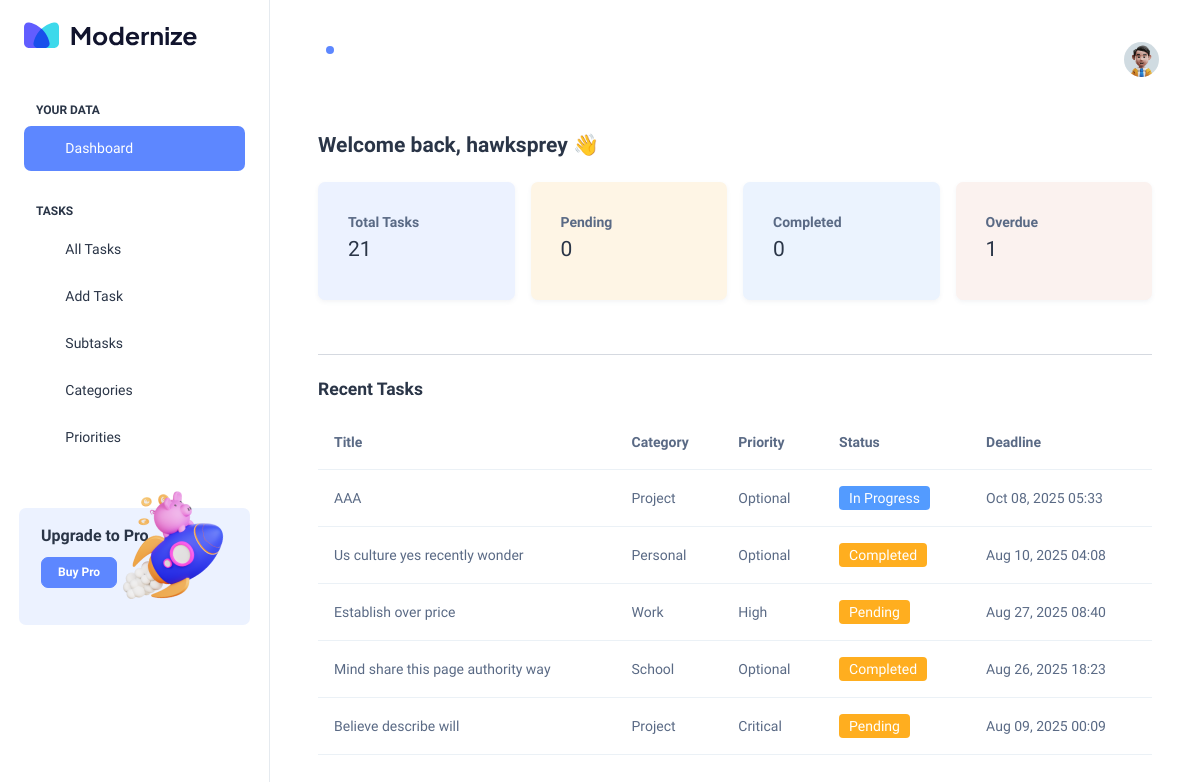
The app's page / (signed in) with its own data.
### Hangarin_app/models.py (models this page shows, shortened)
class BaseModel(models.Model):
    created_at = models.DateTimeField(auto_now_add=True)
    updated_at = models.DateTimeField(auto_now=True)
    class Meta:
        abstract = True

class Task(BaseModel):
    STATUS_CHOICES = [
        ("pending", "Pending"),
        ("in_progress", "In Progress"),
        ("completed", "Completed"),
    ]
    title = models.CharField(max_length=255)
    description = models.TextField(blank=True, null=True)
    deadline = models.DateTimeField(null=True, blank=True)
    status = models.CharField(max_length=50, choices=STATUS_CHOICES, default="pending")
    priority = models.ForeignKey(Priority, on_delete=models.CASCADE)
    category = models.ForeignKey(Category, on_delete=models.CASCADE)

class Category(BaseModel): # <--- CHANGE THIS LINE
    name = models.CharField(max_length=100)
    class Meta:
        verbose_name = "Category"
        verbose_name_plural = "Categories"

class Priority(BaseModel): # <--- CHANGE THIS LINE
    name = models.CharField(max_length=100)
    class Meta:
        verbose_name = "Priority"
        verbose_name_plural = "Priorities"

### Hangarin_app/views.py (the view)
# urls.py: path("", DashboardView.as_view(), name="dashboard"),
class DashboardView(LoginRequiredMixin, TemplateView):
    template_name = "dashboard.html"
    def get_context_data(self, **kwargs):
        context = super().get_context_data(**kwargs)
        tasks = Task.objects.all()
        context["total_tasks"] = tasks.count()
        context["completed_tasks"] = tasks.filter(status="completed").count()
        context["pending_tasks"] = tasks.filter(status="pending").count()
        context["overdue_tasks"] = tasks.filter(deadline__lt=timezone.now(), status__in=["pending", "in_progress"]).count()
        context["recent_tasks"] = tasks.order_by("-created_at")[:5]
        return context

### templates/dashboard.html (shortened to what this page needs)
{% extends 'base.html' %}
{% block content %}
<div class="container-fluid px-4 mt-4">
  <h4 class="mb-4 fw-semibold">Welcome back, {{ request.user.username|default:"User" }} 👋</h4>
  <div class="row g-3">
    <div class="col-md-3">
      <div class="card shadow-sm border-0 bg-light-primary">
        <div class="card-body">
          <p class="mb-1 fw-semibold text-muted">Total Tasks</p>
          <h4 class="fw-bold text-dark">{{ total_tasks }}</h4>
        </div>
      </div>
    </div>
    <div class="col-md-3">
      <div class="card shadow-sm border-0 bg-light-warning">
        <div class="card-body">
          <p class="mb-1 fw-semibold text-muted">Pending</p>
          <h4 class="fw-bold text-dark">{{ pending_tasks }}</h4>
        </div>
      </div>
    </div>
    <div class="col-md-3">
      <div class="card shadow-sm border-0 bg-light-info">
        <div class="card-body">
          <p class="mb-1 fw-semibold text-muted">Completed</p>
          <h4 class="fw-bold text-dark">{{ completed_tasks }}</h4>
        </div>
      </div>
    </div>
    <div class="col-md-3">
      <div class="card shadow-sm border-0 bg-light-danger">
        <div class="card-body">
          <p class="mb-1 fw-semibold text-muted">Overdue</p>
          <h4 class="fw-bold text-dark">{{ overdue_tasks }}</h4>
        </div>
      </div>
    </div>
  </div>
  <hr class="my-4">
  <h5 class="fw-semibold mb-3">Recent Tasks</h5>
  <div class="table-responsive">
    <table class="table table-hover align-middle">
      <thead>
        <tr>
          <th>Title</th>
          <th>Category</th>
          <th>Priority</th>
          <th>Status</th>
          <th>Deadline</th>
        </tr>
      </thead>
      <tbody>
        {% for task in recent_tasks %}
          <tr>
            <td>{{ task.title }}</td>
            <td>{{ task.category.name }}</td>
            <td>{{ task.priority.name }}</td>
            <td>
              <span class="badge
                {% if task.status == 'completed' %}bg-success
                {% elif task.status == 'in_progress' %}bg-info
                {% else %}bg-warning{% endif %}">
                {{ task.get_status_display }}
              </span>
            </td>
            <td>{{ task.deadline|date:"M d, Y H:i" }}</td>
          </tr>
        {% empty %}
          <tr><td colspan="5" class="text-center text-muted">No recent tasks</td></tr>
        {% endfor %}
      </tbody>
    </table>
  </div>
</div>
{% endblock %}

### records on screen
Task: title "AAA", category.name "Project", priority.name "Optional", status "In Progress", deadline "Oct 08, 2025 05:33"
Task: title "Us culture yes recently wonder", category.name "Personal", priority.name "Optional", status "Completed", deadline "Aug 10, 2025 04:08"
Task: title "Establish over price", category.name "Work", priority.name "High", status "Pending", deadline "Aug 27, 2025 08:40"
Task: title "Mind share this page authority way", category.name "School", priority.name "Optional", status "Completed", deadline "Aug 26, 2025 18:23"
Task: title "Believe describe will", category.name "Project", priority.name "Critical", status "Pending", deadline "Aug 09, 2025 00:09"

### other values on screen
{{ request.user.username|default:"User" }} "hawksprey"
{{ total_tasks }} "21"
{{ pending_tasks }} "0"
{{ completed_tasks }} "0"
{{ overdue_tasks }} "1"
